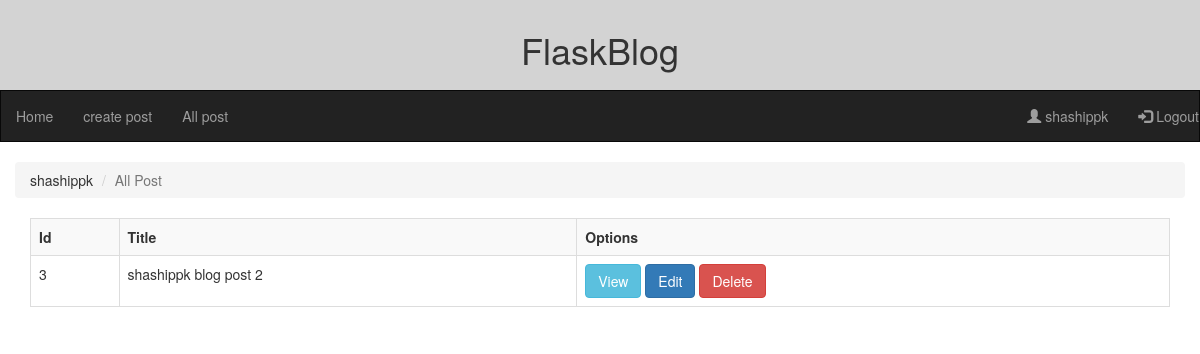
/allposts (signed in), run on the app's committed database.
### app.py (models this page shows, shortened)
class Blogpost(db.Model):
    id=db.Column(db.Integer,primary_key=True)
    title=db.Column(db.String(1000),nullable=False)
    content=db.Column(db.Text,nullable=False)
    author=db.Column(db.String(100),default="Anonymous")
    authorid=db.Column(db.Integer)
    date=db.Column(db.DateTime,default=datetime.utcnow)

### app.py (the view)
@app.route("/allposts",methods=['GET'])
def allposts():
    try:
        posts=Blogpost.query.filter_by(author=session['username']).all()
        return render_template("authorallposts.html",posts=posts)
    except:
        return render_template("authorallposts.html",posts=None)

### templates/authorallposts.html (shortened to what this page needs)
{% extends 'main.html'%}
{% block sub_content%}
       {% if session.login %}
       <div class="container-fluid">
        <ul class="breadcrumb">
            <li class="breadcrumb-item">{{session['username']}}</li>
            <li class="breadcrumb-item active">All Post</li>
          </ul>
    </div>
          <div class="container">
            {% if posts %}
            <table class="table table-bordered table-striped">
            <tr>
              <th>Id</th>
              <th>Title</th>
              <th>Options</th>
            </tr>
              {% for aposts in posts %}
              <tr>
               <td> <p>{{aposts.id}}</p></td>
               <td><p>{{aposts.title}}</p></td>
               <td>
                <a href="/{{aposts.title}}" type="button" class="btn btn-info">View</a>
                <a href="/edit/{{aposts.id}}" type="button" class="btn btn-primary">Edit</a>
                <a href="/delete/{{aposts.id}}" type="button" class="btn btn-danger">Delete</a>
              </td>
              {% endfor%}
              </tr>
            </table>
            {% else %}
               <p>No posts written</p>
            {% endif %}
          </div>
      {%else%}
      <div class="container pt-3">
        <div class="jumbotron">
            <h1 class="text-center">Login to view your post </h1>
        </div>
  </div>
      {%endif%}
{% endblock %}

### templates/navbar.html
<div class="container p-4" style="background-color:lightgray;width: auto;padding: 10px;">
    <h1 class="display-1 text-center">FlaskBlog</h1>
</div>
<nav class="navbar navbar-inverse navbar-expand-sm bg-light navbar-light sticky-top" style="border-radius: 0px;">
      <ul class="nav navbar-nav">
        <li class=""><a href="/">Home</a></li>
        {% if session.login %}
        <li class=""><a href="/createpost">create post</a></li>
        <li class=""><a href="/allposts">All post</a></li>
        {% endif %}
      </ul>
      <ul class="nav navbar-nav navbar-right">
        {% if session.login %}
          <li style="color: white;"><a><span class="glyphicon glyphicon-user"></span> {{session['username']}}</a></li>
         <li><a href="/logout"><span class="glyphicon glyphicon-log-in"></span> Logout</a></li>
        {% else %}
          <li><a href="/register"><span class="glyphicon glyphicon-user"></span> Register</a></li>
          <li><a href="/login"><span class="glyphicon glyphicon-log-in"></span> Login</a></li>
        {% endif %}
      </ul>
  </nav>

### data on the page
Blogpost: username "shashippk", id "3", title "shashippk blog post 2"
